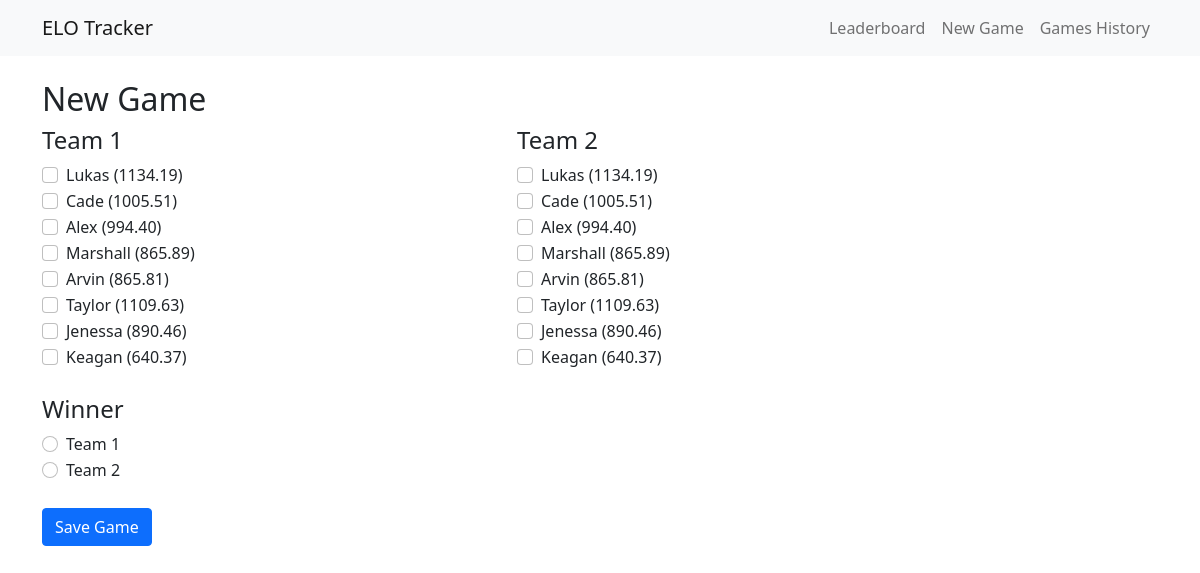
Page /new_game on the earlier database version.
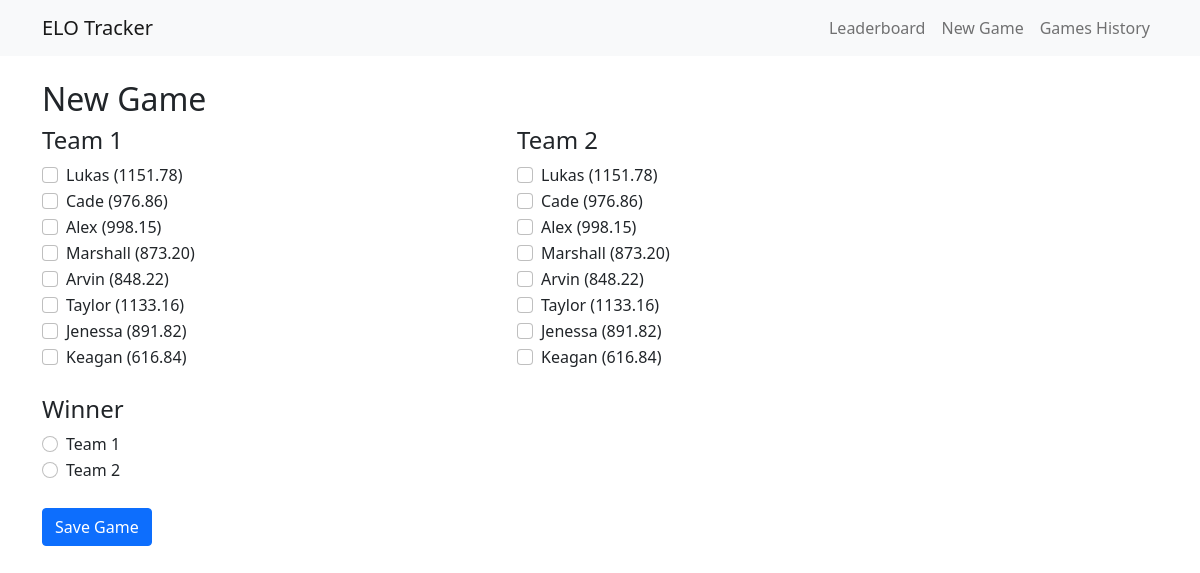
Same page on the later database version.
### models.py (models this page shows)
class Player(db.Model):
    id = db.Column(db.Integer, primary_key=True)
    name = db.Column(db.String(80), unique=True, nullable=False)
    elo = db.Column(db.Float, default=1000)

### app.py (the view, shortened to what this page needs)
@app.route('/new_game', methods=['GET', 'POST'])
def new_game():
    players = Player.query.all()
    return render_template('new_game.html', players=players)

### templates/new_game.html
{% extends "base.html" %}
{% block content %}
<h2>New Game</h2>
<form method="POST">
    <div class="row">
        <div class="col-md-5">
            <h4>Team 1</h4>
            {% for player in players %}
            <div class="form-check">
                <input class="form-check-input" type="checkbox" name="team1" value="{{ player.id }}" id="team1_{{ player.id }}">
                <label class="form-check-label" for="team1_{{ player.id }}">
                    {{ player.name }} ({{ "%.2f"|format(player.elo) }})
                </label>
            </div>
            {% endfor %}
        </div>
        <div class="col-md-5">
            <h4>Team 2</h4>
            {% for player in players %}
            <div class="form-check">
                <input class="form-check-input" type="checkbox" name="team2" value="{{ player.id }}" id="team2_{{ player.id }}">
                <label class="form-check-label" for="team2_{{ player.id }}">
                    {{ player.name }} ({{ "%.2f"|format(player.elo) }})
                </label>
            </div>
            {% endfor %}
        </div>
    </div>
    <div class="mt-4">
        <h4>Winner</h4>
        <div class="form-check">
            <input class="form-check-input" type="radio" name="winner" value="1" id="winner1" required>
            <label class="form-check-label" for="winner1">Team 1</label>
        </div>
        <div class="form-check">
            <input class="form-check-input" type="radio" name="winner" value="2" id="winner2">
            <label class="form-check-label" for="winner2">Team 2</label>
        </div>
    </div>
    <button type="submit" class="btn btn-primary mt-4">Save Game</button>
</form>
{% endblock %}

Differences in the rows shown:
changed Player "Lukas": elo "1134.19" → "1151.78"
changed Player "Cade": elo "1005.51" → "976.86"
changed Player "Alex": elo "994.40" → "998.15"
changed Player "Marshall": elo "865.89" → "873.20"
changed Player "Arvin": elo "865.81" → "848.22"
changed Player "Taylor": elo "1109.63" → "1133.16"
changed Player "Jenessa": elo "890.46" → "891.82"
changed Player "Keagan": elo "640.37" → "616.84"
